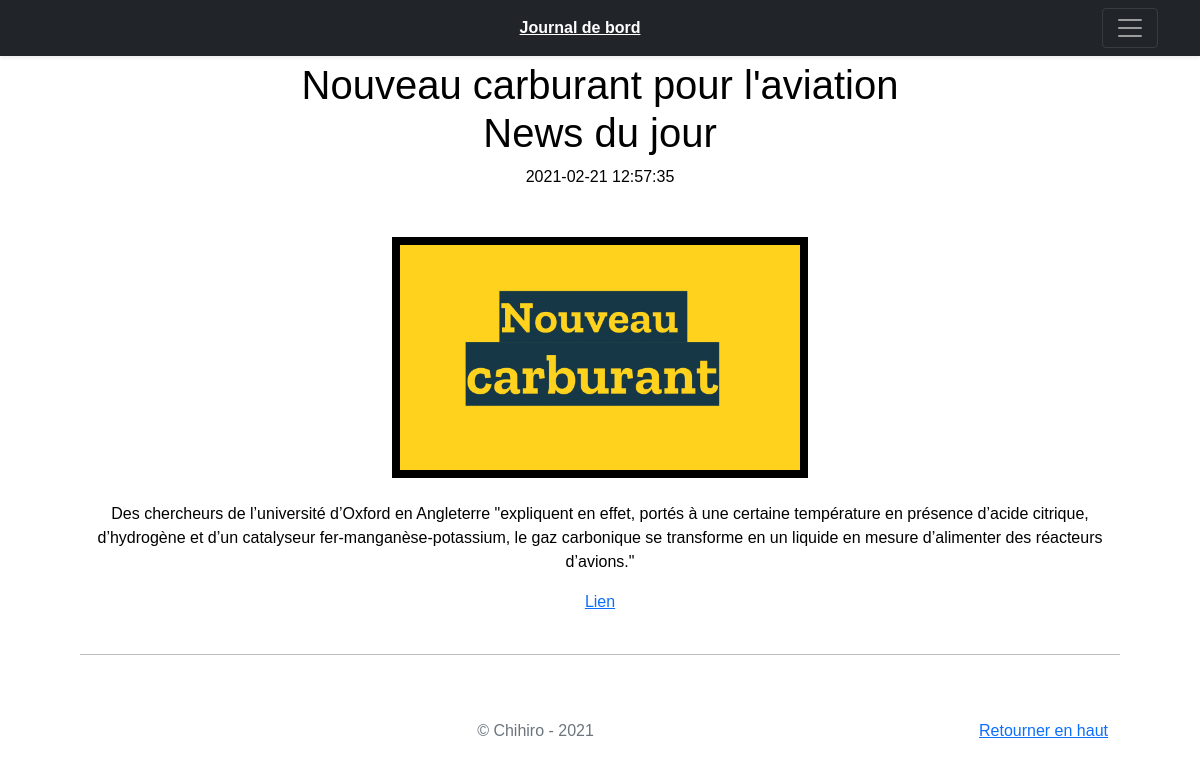
/index.php?uc=post&action=afficherPost&id=60324aafc01e8, run on the app's committed database.
### tables this page shows
CREATE TABLE `billet` (
  `BIL_ID` varchar(20) NOT NULL,
  `BIL_DATE` varchar(50) NOT NULL,
  `BIL_TITRE` varchar(100) NOT NULL,
  `BIL_CONTENU` varchar(4000) NOT NULL,
  `BIL_LIEN` text NOT NULL,
  `BIL_IMG` varchar(40) NOT NULL,
  `BIL_TYPE` int(11) NOT NULL,
  `BIL_AUTEUR` varchar(20) NOT NULL
);

CREATE TABLE `typeinformation` (
  `id` int(11) NOT NULL,
  `libelle` text NOT NULL
);

### model/PostManager.php (called while the page is built, shortened)
<?php
class PostManager extends Manager
{
    public function getBillet($idBillet)
    {
        $bdd = $this->getBdd();
        $billet = $bdd->query(self::debut." WHERE BIL_ID = '$idBillet'");
        if ($billet->rowCount() == 1)
            return $billet->fetch();
        else
            throw new Exception("Aucun billet ne correspond à l'identifiant '$idBillet'");
        return $billet;
    }
}

### view/gabarit.php (the view, shortened to what this page needs)
<!doctype html>
<html lang="fr">
<head>
  <link rel="stylesheet" type="text/css" href="public/css/style.css">
</head>
<body>
  <header>
    <div class="navbar navbar-dark bg-dark shadow-sm">
      <div class="container">
        <a href="#" class="navbar-brand d-flex align-items-center">
          <strong><a href="index.php" class="text-white">Journal de bord</a></strong>
        </a>
        <button class="navbar-toggler" type="button" data-bs-toggle="collapse" data-bs-target="#navbarHeader" aria-controls="navbarHeader" aria-expanded="false" aria-label="Toggle navigation">
          <span class="navbar-toggler-icon"></span>
        </button>
      </div>
    </div>
  </header>
  <div id="global">
    <div id="contenu">
      <?= $contenu ?>
    </div>
  <footer class="text-muted py-5">
    <div class="container">
      <p class="float-end mb-1"><a href="#">Retourner en haut</a></p>
      <p class="mb-0">&copy; Chihiro - 2021</p>
    </div>
  </footer>
  </div>
  </body>
</html>

### view/vueAffichagePost.php (shortened to what this page needs)
<article>
        <header>
            <h1 class="titreBillet"><?=($billet['titre'])  ?><br><?= $billet['typeBillet'] ?></h1>
            <time><?= $billet['date'] ?></time><br>
            <br><br><img src="<?php echo("public/img/".$billet['img'])?>" width="40%" height="40%">   <br><br>
        </header>
        <p><?= ($billet['contenu']) ?></p>
        <?php if (empty($billet['lien']) == false) { ?><a href="<?=($billet['lien'])?>" target="_blank">Lien</a><br><br><?php }?>
    </article>
    <hr/>
<?php $contenu = ob_get_clean();
require 'gabarit.php'; ?>

### public/css/style.css (style rules this page uses)
html, body { height: 100%; }
body { color: black; background: white; font-family: 'Futura', 'Futura', 'Trebuchet MS', sans-serif; }
#global { min-height: 100%; background: white; width: 90%; margin: auto; text-align: center; padding: 5px 20px; }
img { border: black; border: 0.5em; border-style: solid; }

### data on the page
billet: BIL_TITRE "Nouveau carburant pour l'aviation", BIL_TYPE.libelle "News du jour", BIL_DATE "2021-02-21 12:57:35", BIL_IMG (picture), BIL_CONTENU "Des chercheurs de l’université d’Oxford en Angleterre \"expliquent en effet, portés à une certaine température en présence d’acide citrique, d’hydrogène et d’un catalyseur fer-manganèse-potassium, le gaz carbonique se transforme en un liquide en mesure d’alimenter des réacteurs d’avions.\""
